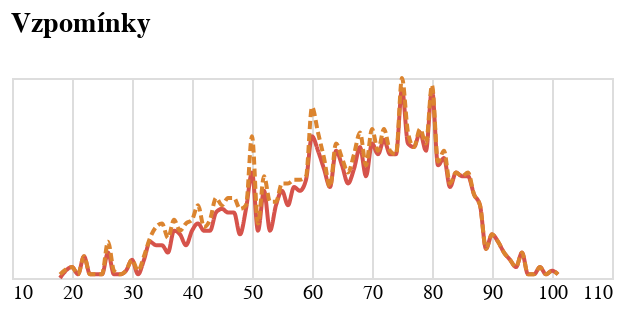

Here is the notebook cell this chart was saved with:
### Code cell
tvar3 = alt.Chart(do_grafu_vzpominky.to_pandas(), width=300, height=100, title="Vzpomínky").mark_line(interpolate="monotone").encode(
    alt.X('vek:Q').axis(domain=False, tickSize=0, title=None),
    alt.Y('len:Q').stack('zero').axis(None),
    alt.Color('obdobi:N', sort=['2000-2020','1800-1838'], scale=alt.Scale(range=['#D6534B', '#DB842F']), legend=None),
    alt.StrokeDash('obdobi:N', sort=['2000-2020','1800-1838'], legend=None)
)

tvar3

### Figure 1 — Vega-Lite specification as saved in the notebook (floating-point values rounded to 4 significant figures; data arrays with more than 128 entries replaced by an {"elided": "..."} marker saying what was removed)
{"config": {"title": {"font": "Noticia Text", "fontSize": 14, "anchor": "start", "fontWeight": "bolder", "subtitleFont": "Noticia Text", "subtitleLineHeight": 18, "subtitleFontSize": 12, "subtitleFontWeight": "normal", "subtitlePadding": 10, "dy": -12}, "axis": {"labelFont": "Asap", "titleFont": "Asap", "fontWeight": "lighter", "titleFontWeight": "lighter", "labelFontSize": 10, "titleFontSize": 10, "labelPadding": 2, "titlePadding": 10}, "legend": {"labelFont": "Asap", "labelFontWeight": "normal", "titleFont": "Asap", "titleFontWeight": "normal", "labelFontSize": 10, "titleFontSize": 10}}, "data": {"name": "data-afe3a3068b70518e794c1d9d793e851f"}, "mark": {"type": "line", "interpolate": "monotone"}, "encoding": {"color": {"field": "obdobi", "legend": null, "scale": {"range": ["#D6534B", "#DB842F"]}, "sort": ["2000-2020", "1800-1838"], "type": "nominal"}, "strokeDash": {"field": "obdobi", "legend": null, "sort": ["2000-2020", "1800-1838"], "type": "nominal"}, "x": {"axis": {"domain": false, "tickSize": 0, "title": null}, "field": "vek", "type": "quantitative"}, "y": {"axis": null, "field": "len", "stack": "zero", "type": "quantitative"}}, "height": 100, "title": "Vzpomínky", "width": 300, "$schema": "https://vega.github.io/schema/vega-lite/v5.8.0.json", "datasets": {"data-afe3a3068b70518e794c1d9d793e851f": {"elided": "135 records"}}}
